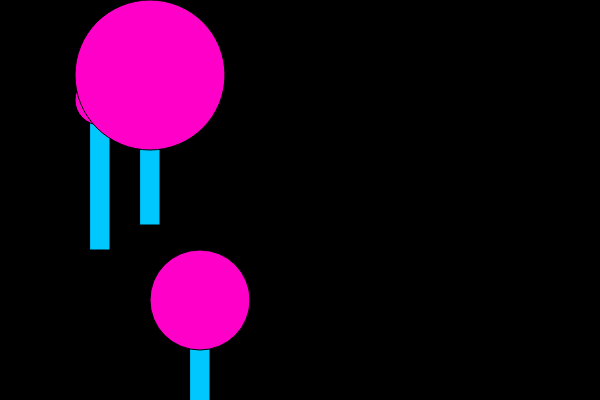
Frame 1 (no input)
Frame 60 (no input): identical to frame 1, image omitted
Frame 120 (the mouse pressed at the canvas centre since frame 60): identical to frame 1, image omitted

The p5.js sketch that drew this single still picture (run headless with seeded random() and noise() and a simulated clock; from frame 60 on, the mouse is pressed at the canvas centre):

// p5.js sketch
// ── sketch.js
// lolloipop function
// define the function and call it 3 times
function setup() {
	createCanvas(600, 400);
}

function draw() {
	background(0);
	lollipop(100, 100, 50);
	lollipop(200, 300, 100);
	lollipop(150, 75, 150);

}

function lollipop(x, y, diameter) {
	fill(0, 200, 255);
	rect(x-10, y, 20, 150);

	fill(255, 0 ,200);
	ellipse(x, y, diameter, diameter)

}
